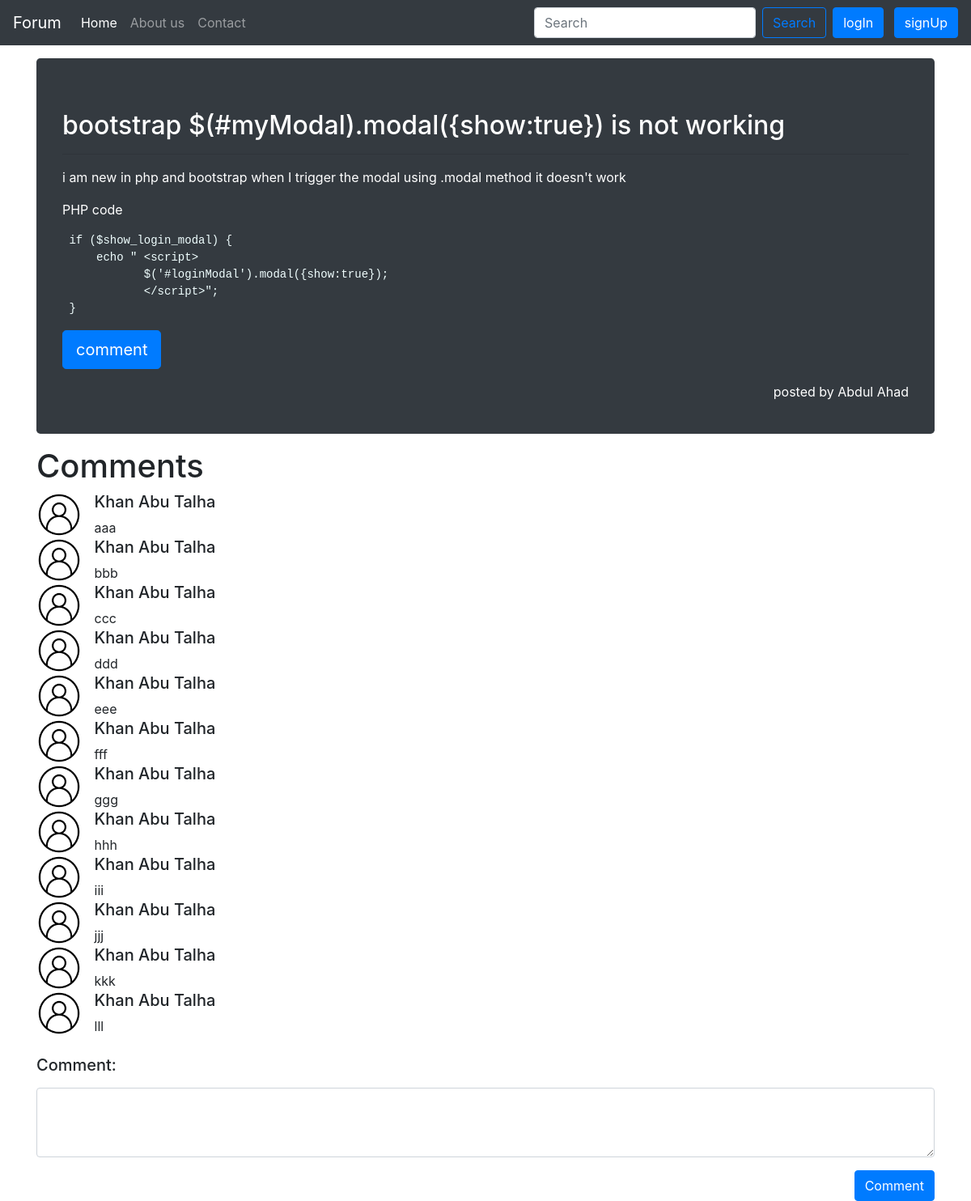
Page /question.php?question_id=13 on the committed database.
### tables this page shows
CREATE TABLE `question` (
  `question_id` int(6) NOT NULL,
  `user_id` int(6) NOT NULL,
  `question_title` varchar(70) NOT NULL,
  `question_desc` longtext NOT NULL,
  `question_cat_id` int(11) NOT NULL
);

CREATE TABLE `users` (
  `user_id` int(255) NOT NULL,
  `user_email` varchar(255) NOT NULL,
  `username` varchar(100) NOT NULL,
  `password` varchar(255) NOT NULL,
  `date` date NOT NULL DEFAULT current_timestamp()
);

CREATE TABLE `comments` (
  `comment_id` int(9) NOT NULL,
  `comment_desc` text NOT NULL,
  `user_id` int(9) NOT NULL,
  `question_id` int(11) NOT NULL
);

### question.php (the view, shortened to what this page needs)
<?php include 'includes/loginmodal.php'; ?>
<!DOCTYPE html>
<html lang="en">
<head>
    <?php include 'includes/bootstrap_cdn.php' ?>
</head>
<body>
    <?php include 'includes/navbar.php'; ?>
    <?php include 'includes/signupmodal.php'; ?>
    <?php
    $question = htmlEntities($_GET['question_id']);
    $sql = "SELECT * FROM question WHERE question_id='$question'";
    $result = mysqli_query($con, $sql);
    if ($result) {
        $row = mysqli_fetch_assoc($result);
        $user_id = $row['user_id'];
        $user_sql = "SELECT * FROM users WHERE user_id = $user_id ";
        $result_user = mysqli_query($con, $user_sql);
        $user_row = mysqli_fetch_assoc($result_user);
        echo '<div class="container">
        <div class="jumbotron text-white bg-dark my-3">
            <h2 class="display-5">' . $row['question_title'] . ' </h2>
            <p class="lead"></p>
            <hr class="my-2">
            <p style="color:red">' . $row['question_desc'] . '</p>
            <p class="lead">
                <a class="btn btn-primary btn-lg" href="#comment_container" role="button">comment</a>
            </p>
            <div class="float-right">  <p >posted by ' . $user_row['username'] . '</p></div>
        </div>
        </div>';
    } else {
        die('lol');
    }
    ?>
    <div class="container" id='display_comment'>
        <h1 class="">Comments</h1>
        <?php
        $question_id = $_GET['question_id'];
        $sql = "SELECT * FROM comments WHERE question_id=$question_id";
        $result = mysqli_query($con, $sql);
        if ($result) {
            while ($row = mysqli_fetch_assoc($result)) {
                $user_id = $row['user_id'];
                $user_sql1 = "SELECT * FROM users WHERE user_id = $user_id ";
                $result_user1 = mysqli_query($con, $user_sql1);
                $user_row1 = mysqli_fetch_assoc($result_user1);
                echo '<div class="media" id="comment_media" >
                <img class="mr-3" style="width:5%" src="usericon.png" alt="">
                <div class="media-body" id="comment_display" ><h5 class="mt-0">' .  $user_row1['username'] . '</h5>
                ' . $row['comment_desc'] . '
                </div>
            </div>';
            }
        }
        ?>
    </div>
    <div class="container my-4" id="comment_container">
        <form action="<?php echo htmlentities($_SERVER['PHP_SELF']) ?>?question_id=<?php echo $_GET['question_id'] ?>" id="add_comment" method="post">
            <div class="form-group">
                <label for="forComment">
                    <h5>Comment:</h5>
                </label>
                <textarea class="form-control" name="comment_desc" id="comment_desc" rows="3"></textarea>
            </div class="form-group">
            <?php if (isset($_SESSION['loggedIn'])) { ?>
                <div><button type="submit" class="btn btn-primary float-right" id="comment_btn">Comment</button></div>
            <?php } else { ?>
                <div> <button type='button' name="" id="" class=" btn btn-primary float-right" data-toggle="modal" data-target="#loginModal">Comment</button>
                </div>
            <?php } ?>
        </form>
    </div>
</body>
</html>

### includes/loginmodal.php (shortened to what this page needs)
<!DOCTYPE html>
<html lang="en">
<head>
</head>
<body>
</body>
</html>

### includes/bootstrap_cdn.php (shortened to what this page needs)
<link rel="stylesheet" href="https://maxcdn.bootstrapcdn.com/bootstrap/4.0.0/css/bootstrap.min.css">
<link rel="stylesheet" href="style.css">

### includes/navbar.php (shortened to what this page needs)
<nav class="navbar navbar-expand-md navbar-dark bg-dark">
    <a class="navbar-brand " href="index.php"> Forum</a>
    <div class="collapse navbar-collapse" id="collapsibleNavId">
        <ul class="navbar-nav mr-auto mt-2 mt-lg-0">
            <li class="nav-item active">
                <a class="nav-link text-white" href="index.php">Home <span class="sr-only">(current)</span></a>
            </li>
            <li class="nav-item">
                <a class="nav-link " href="aboutus.php">About us</a>
            </li>
            <li class="nav-item">
                <a class="nav-link " href="contact.php">Contact</a>
            </li>
        </ul>
        <form class="form-inline my-2 my-lg-0" action="search.php" method="GET">
            <input class="form-control mr-sm-2" type="text" id='search_item' name="search_item" placeholder="Search">
            <button class="btn btn-outline-primary my-2 my-sm-0" type="submit">Search</button>
        </form>
        <div class="nav-item">
            <?php if (isset($_SESSION['loggedIn']) == false) {
            ?>
                <button name="" id="" class=" btn btn-primary mx-2" data-toggle="modal" data-target="#loginModal">logIn</button>
                <button name="" id="signupbtn" class="btn btn-primary" data-toggle="modal" data-target="#signupModal">signUp</button>
            <?php } else { ?>
                <form class="form-inline my-2 mx-2 " action="includes/logout.php" method="get"><input type="submit" class="btn btn-primary " value="Logout"></form>
            <?php } ?>
        </div>
    </div>
</nav>

### includes/signupmodal.php (shortened to what this page needs)
<!DOCTYPE html>
<html lang="en">
<head>
</head>
<body>
</body>
</html>

### question.php (style rules this page uses)
pre { color: azure; }

### rows in the picture
question: question_title "bootstrap $(#myModal).modal({show:true}) is not working", question_desc "i am new in php and bootstrap when I trigger the modal using .modal method it doesn't work PHP code if ($show_login_modal) { echo \" <script> $('#loginModal').modal({show:true}); </script>\"; }"
users: username "Abdul Ahad"
comments: user.username "Khan Abu Talha", comment_desc "aaa"
comments: user.username "Khan Abu Talha", comment_desc "bbb"
comments: user.username "Khan Abu Talha", comment_desc "ccc"
comments: user.username "Khan Abu Talha", comment_desc "ddd"
comments: user.username "Khan Abu Talha", comment_desc "eee"
comments: user.username "Khan Abu Talha", comment_desc "fff"
comments: user.username "Khan Abu Talha", comment_desc "ggg"
comments: user.username "Khan Abu Talha", comment_desc "hhh"
comments: user.username "Khan Abu Talha", comment_desc "iii"
comments: user.username "Khan Abu Talha", comment_desc "jjj"
comments: user.username "Khan Abu Talha", comment_desc "kkk"
comments: user.username "Khan Abu Talha", comment_desc "lll"
